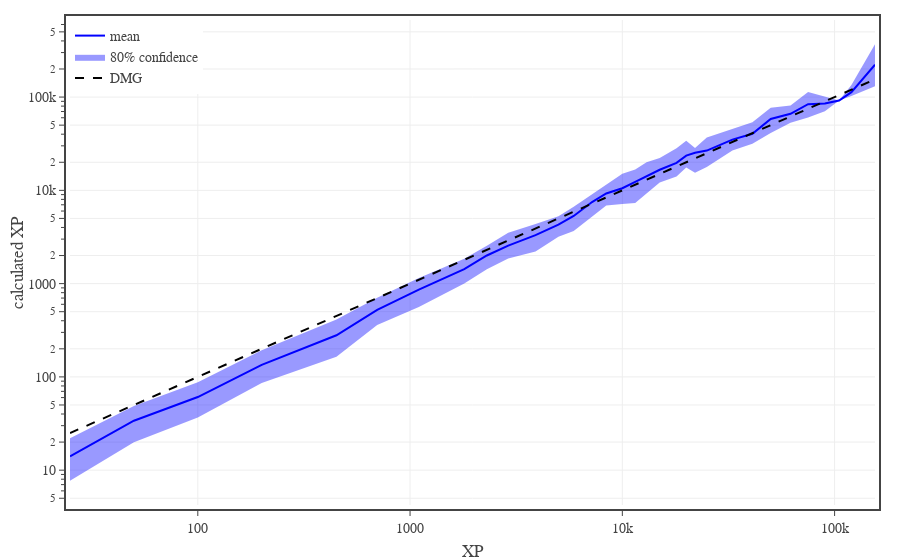

The code cell stored with this chart in its notebook:
### Code cell
# calculated XP vs target XP
xCol = 'XP'
yCol = 'eXP'

conf = 0.8
df1 = df0[df0['CR'].between(0,30)]
dfG = df1[[xCol,yCol]].groupby(xCol).mean().reset_index()
dfU = df1[[xCol,yCol]].groupby(xCol).quantile(0.5 + conf/2).reset_index()
dfL = df1[[xCol,yCol]].groupby(xCol).quantile(0.5 - conf/2).reset_index()

# create figure
fig = go.Figure(
    layout=go.Layout(
        template=TFB_TEMPLATE,
        margin=dict(l=70, r=25, b=55, t=20, pad=4),
        xaxis=dict(
            title_text='XP',
            type='log',
        ),
        yaxis=dict(
            title_text='calculated XP',
            type='log',
        ),
        legend=dict(
            xanchor='left', yanchor='top',
            x=0.00, y=1.00,
            orientation='v',
            tracegroupgap=0,
        )
    )
)

# plot monster confidence interval and average
fig.add_trace(go.Scatter(x=dfG[xCol], y=dfU[yCol], line_width=0, legendgroup='mean', showlegend=False, hoverinfo='skip'))
fig.add_trace(go.Scatter(x=dfG[xCol], y=dfL[yCol], line_width=0, name=f'{conf:.0%} confidence', legendgroup='mean', hoverinfo='skip', fill='tonexty', fillcolor='rgba(0, 0, 255, 0.4)'))
fig.add_trace(go.Scatter(
    x=dfG[xCol], y=dfG[yCol],
    mode='lines', 
    name='mean',
    legendgroup='mean', 
    line=dict(color='blue'),
    hovertemplate='<b>mean</b><br>' + 'XP %{x:,.0f}<br>' + 'Calc XP %{y:,.0f}<br>' + '<extra></extra>'
))

# plot reference line
fig.add_trace(go.Scatter(
    x=dfG[xCol], y=dfG[xCol],
    mode='lines', 
    name='DMG',
    line=dict(color='black', dash='dash'),
    hovertemplate='<b>DMG</b><br>' + 'XP %{x:,.0f}' + '<extra></extra>'
))

# show figure
fig.show(config=TFB_CONFIG)

# save large format figure
if SAVEFIGS:
    file_name = f'./fig-calc-xp-vs-xp-log-log-large.html'
    fig_html = fig.to_html(
        config=TFB_CONFIG,
        include_plotlyjs=False, 
        full_html=False, 
    )
    fig_soup = BeautifulSoup(fig_html, 'html.parser')
    fig_soup.div['class'] = 'plotly-div-large'
    with open(file_name, 'wb') as fout:
        fout.write(fig_soup.prettify('utf-8'))

# save small format figure
if SAVEFIGS:
    fig.update_traces(marker=dict(size=4))
    fig.update_layout(font=dict(size=10))
    file_name = f'./fig-calc-xp-vs-xp-log-log-small.html'
    fig_html = fig.to_html(
        config=TFB_CONFIG,
        include_plotlyjs=False, 
        full_html=False, 
    )
    fig_soup = BeautifulSoup(fig_html, 'html.parser')
    fig_soup.div['class'] = 'plotly-div-small'
    with open(file_name, 'wb') as fout:
        fout.write(fig_soup.prettify('utf-8'))

### Figure 1 — Plotly figure (JSON) as saved in the notebook; plotly's stock layout.template omitted (floating-point values rounded to 4 significant figures)
{"data": [{"hoverinfo": "skip", "legendgroup": "mean", "line": {"width": 0}, "showlegend": false, "type": "scatter", "x": [25, 50, 100, 200, 450, 700, 1100, 1800, 2300, 2900, 3900, 5000, 5900, 7200, 8400, 10000, 11500, 13000, 15000, 18000, 20000, 22000, 25000, 33000, 41000, 50000, 62000, 75000, 90000, 105000, 120000, 155000], "y": [21.94, 48.74, 87.5, 192.6, 411.9, 705.2, 1149.0, 1850.0, 2543.0, 3515.0, 4349.0, 5262.0, 6654.0, 9132.0, 11650.0, 15070.0, 16690.0, 19960.0, 22250.0, 28210.0, 33970.0, 28480.0, 36910.0, 45100.0, 53560.0, 76830.0, 81010.0, 113100.0, 102000.0, 91920.0, 135000.0, 368400.0]}, {"fill": "tonexty", "fillcolor": "rgba(0, 0, 255, 0.4)", "hoverinfo": "skip", "legendgroup": "mean", "line": {"width": 0}, "name": "80% confidence", "type": "scatter", "x": [25, 50, 100, 200, 450, 700, 1100, 1800, 2300, 2900, 3900, 5000, 5900, 7200, 8400, 10000, 11500, 13000, 15000, 18000, 20000, 22000, 25000, 33000, 41000, 50000, 62000, 75000, 90000, 105000, 120000, 155000], "y": [7.702, 19.97, 36.66, 86.17, 164.9, 361.1, 562.0, 1005.0, 1430.0, 1857.0, 2214.0, 3175.0, 3675.0, 5209.0, 6885.0, 7125.0, 7318.0, 9248.0, 12100.0, 14070.0, 17590.0, 15450.0, 17810.0, 26670.0, 31570.0, 41240.0, 53060.0, 60370.0, 70490.0, 91920.0, 102825, 130900.0]}, {"hovertemplate": "<b>mean</b><br>XP %{x:,.0f}<br>Calc XP %{y:,.0f}<br><extra></extra>", "legendgroup": "mean", "line": {"color": "blue"}, "mode": "lines", "name": "mean", "type": "scatter", "x": [25, 50, 100, 200, 450, 700, 1100, 1800, 2300, 2900, 3900, 5000, 5900, 7200, 8400, 10000, 11500, 13000, 15000, 18000, 20000, 22000, 25000, 33000, 41000, 50000, 62000, 75000, 90000, 105000, 120000, 155000], "y": [14.09, 33.91, 60.86, 134.6, 279.4, 521.9, 862.7, 1428.0, 2002.0, 2559.0, 3306.0, 4291.0, 5316.0, 7490.0, 9258.0, 10540.0, 12310.0, 14110.0, 16620.0, 19730.0, 23540.0, 25240.0, 26680.0, 35010.0, 40450.0, 58320.0, 66220.0, 83820.0, 85510.0, 91920.0, 112900.0, 222100.0]}, {"hovertemplate": "<b>DMG</b><br>XP %{x:,.0f}<extra></extra>", "line": {"color": "black", "dash": "dash"}, "mode": "lines", "name": "DMG", "type": "scatter", "x": [25, 50, 100, 200, 450, 700, 1100, 1800, 2300, 2900, 3900, 5000, 5900, 7200, 8400, 10000, 11500, 13000, 15000, 18000, 20000, 22000, 25000, 33000, 41000, 50000, 62000, 75000, 90000, 105000, 120000, 155000], "y": [25, 50, 100, 200, 450, 700, 1100, 1800, 2300, 2900, 3900, 5000, 5900, 7200, 8400, 10000, 11500, 13000, 15000, 18000, 20000, 22000, 25000, 33000, 41000, 50000, 62000, 75000, 90000, 105000, 120000, 155000]}], "layout": {"legend": {"orientation": "v", "tracegroupgap": 0, "x": 0, "xanchor": "left", "y": 1, "yanchor": "top"}, "margin": {"b": 55, "l": 70, "pad": 4, "r": 25, "t": 20}, "xaxis": {"title": {"text": "XP"}, "type": "log"}, "yaxis": {"title": {"text": "calculated XP"}, "type": "log"}}}
